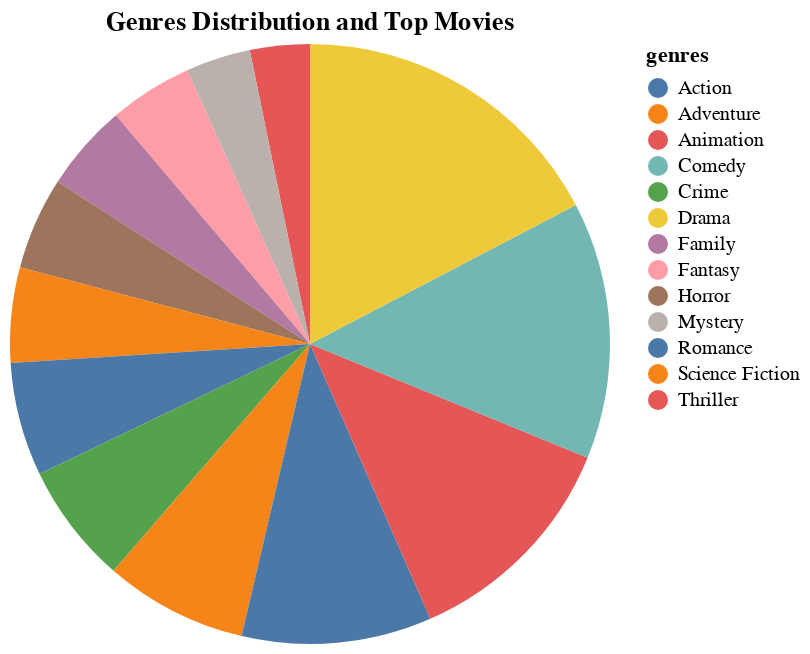

Notebook cell for this chart:
### Code cell
# plot the genres distribution and show top 10 movies as a tooltip
alt.Chart(genres).mark_arc().encode(
    theta=alt.Theta(field='percentage', type='quantitative', stack=True),
    color=alt.Color(field='genres', type='nominal'),
    tooltip=[alt.Tooltip('genres', title='Genre'), alt.Tooltip('percentage', format='.2f', title='Percentage'), alt.Tooltip('top_movies', title='Top Movies')],
    order=alt.Order('count', sort='descending')
).properties(
    title='Genres Distribution and Top Movies'
).interactive()

### Figure 1 — Vega-Lite specification as saved in the notebook (floating-point values rounded to 4 significant figures)
{"config": {"view": {"continuousWidth": 300, "continuousHeight": 300}}, "data": {"name": "data-4f4bfe053956dba98075f9f7c773a1b8"}, "mark": {"type": "arc"}, "encoding": {"color": {"field": "genres", "type": "nominal"}, "order": {"field": "count", "sort": "descending", "type": "quantitative"}, "theta": {"field": "percentage", "stack": true, "type": "quantitative"}, "tooltip": [{"field": "genres", "title": "Genre", "type": "nominal"}, {"field": "percentage", "format": ".2f", "title": "Percentage", "type": "quantitative"}, {"field": "top_movies", "title": "Top Movies", "type": "nominal"}]}, "params": [{"name": "param_2", "select": {"type": "interval", "encodings": ["x", "y"]}, "bind": "scales"}], "title": "Genres Distribution and Top Movies", "$schema": "https://vega.github.io/schema/vega-lite/v5.17.0.json", "datasets": {"data-4f4bfe053956dba98075f9f7c773a1b8": [{"genres": "Animation", "count": 370, "score": 6.482, "percentage": 3.074, "top_movies": "1. Spirited Away 2. Your Name. 3. Howl's Moving Castle 4. Princess Mononoke 5. The Lion King 6. Inside Out 7. Grave of the Fireflies 8. My Neighbor Totoro 9. Up 10. WALL·E"}, {"genres": "Mystery", "count": 401, "score": 6.326, "percentage": 3.331, "top_movies": "1. Inception 2. Se7en 3. Memento 4. Rear Window 5. The Prestige 6. Gone Girl 7. Oldboy 8. 2001: A Space Odyssey 9. Shutter Island 10. Citizen Kane"}, {"genres": "Fantasy", "count": 516, "score": 6.226, "percentage": 4.287, "top_movies": "1. Spirited Away 2. The Green Mile 3. The Lord of the Rings: The Return of the King 4. Howl's Moving Castle 5. Princess Mononoke 6. The Lord of the Rings: The Fellowship of the Ring 7. The Lord of the Rings: The Two Towers 8. Harry Potter and the Deathly Hallows: Part 2 9. My Neighbor Totoro 10. It's a Wonderful Life"}, {"genres": "Family", "count": 541, "score": 6.245, "percentage": 4.494, "top_movies": "1. Spirited Away 2. Back to the Future 3. The Lion King 4. Inside Out 5. Harry Potter and the Deathly Hallows: Part 2 6. My Neighbor Totoro 7. Up 8. WALL·E 9. Big Hero 6 10. It's a Wonderful Life"}, {"genres": "Horror", "count": 572, "score": 5.939, "percentage": 4.752, "top_movies": "1. Psycho 2. The Shining 3. Alien 4. The Thing 5. Aliens 6. Train to Busan 7. Jaws 8. Shaun of the Dead 9. The Exorcist 10. The Conjuring"}, {"genres": "Science Fiction", "count": 588, "score": 6.194, "percentage": 4.885, "top_movies": "1. The Empire Strikes Back 2. Inception 3. Interstellar 4. Star Wars 5. Back to the Future 6. A Clockwork Orange 7. Guardians of the Galaxy 8. The Matrix 9. Return of the Jedi 10. Alien"}, {"genres": "Romance", "count": 704, "score": 6.321, "percentage": 5.849, "top_movies": "1. Dilwale Dulhania Le Jayenge 2. Forrest Gump 3. Your Name. 4. La La Land 5. Her 6. Eternal Sunshine of the Spotless Mind 7. Cinema Paradiso 8. Vertigo 9. Amélie 10. The Theory of Everything"}, {"genres": "Crime", "count": 747, "score": 6.335, "percentage": 6.206, "top_movies": "1. The Shawshank Redemption 2. The Godfather 3. The Dark Knight 4. Pulp Fiction 5. The Godfather: Part II 6. Leon: The Professional 7. The Green Mile 8. GoodFellas 9. Se7en 10. The Silence of the Lambs"}, {"genres": "Adventure", "count": 885, "score": 6.242, "percentage": 7.352, "top_movies": "1. Spirited Away 2. The Empire Strikes Back 3. Inception 4. Interstellar 5. The Lord of the Rings: The Return of the King 6. Star Wars 7. Howl's Moving Castle 8. Princess Mononoke 9. The Lord of the Rings: The Fellowship of the Ring 10. The Lord of the Rings: The Two Towers"}, {"genres": "Action", "count": 1176, "score": 6.14, "percentage": 9.77, "top_movies": "1. The Dark Knight 2. The Empire Strikes Back 3. Inception 4. The Lord of the Rings: The Return of the King 5. Star Wars 6. The Lord of the Rings: The Fellowship of the Ring 7. The Lord of the Rings: The Two Towers 8. Scarface 9. Guardians of the Galaxy 10. The Matrix"}, {"genres": "Thriller", "count": 1407, "score": 6.174, "percentage": 11.69, "top_movies": "1. The Dark Knight 2. Pulp Fiction 3. Psycho 4. Leon: The Professional 5. Inception 6. Se7en 7. The Silence of the Lambs 8. Memento 9. The Shining 10. Reservoir Dogs"}, {"genres": "Comedy", "count": 1591, "score": 6.124, "percentage": 13.22, "top_movies": "1. Dilwale Dulhania Le Jayenge 2. Life Is Beautiful 3. Forrest Gump 4. The Intouchables 5. Back to the Future 6. The Grand Budapest Hotel 7. The Wolf of Wall Street 8. Inside Out 9. La La Land 10. Dr. Strangelove or: How I Learned to Stop Worrying and Love the Bomb"}, {"genres": "Drama", "count": 1992, "score": 6.49, "percentage": 16.55, "top_movies": "1. The Shawshank Redemption 2. The Godfather 3. Dilwale Dulhania Le Jayenge 4. The Dark Knight 5. Fight Club 6. Schindler's List 7. Whiplash 8. Life Is Beautiful 9. The Godfather: Part II 10. One Flew Over the Cuckoo's Nest"}]}}
